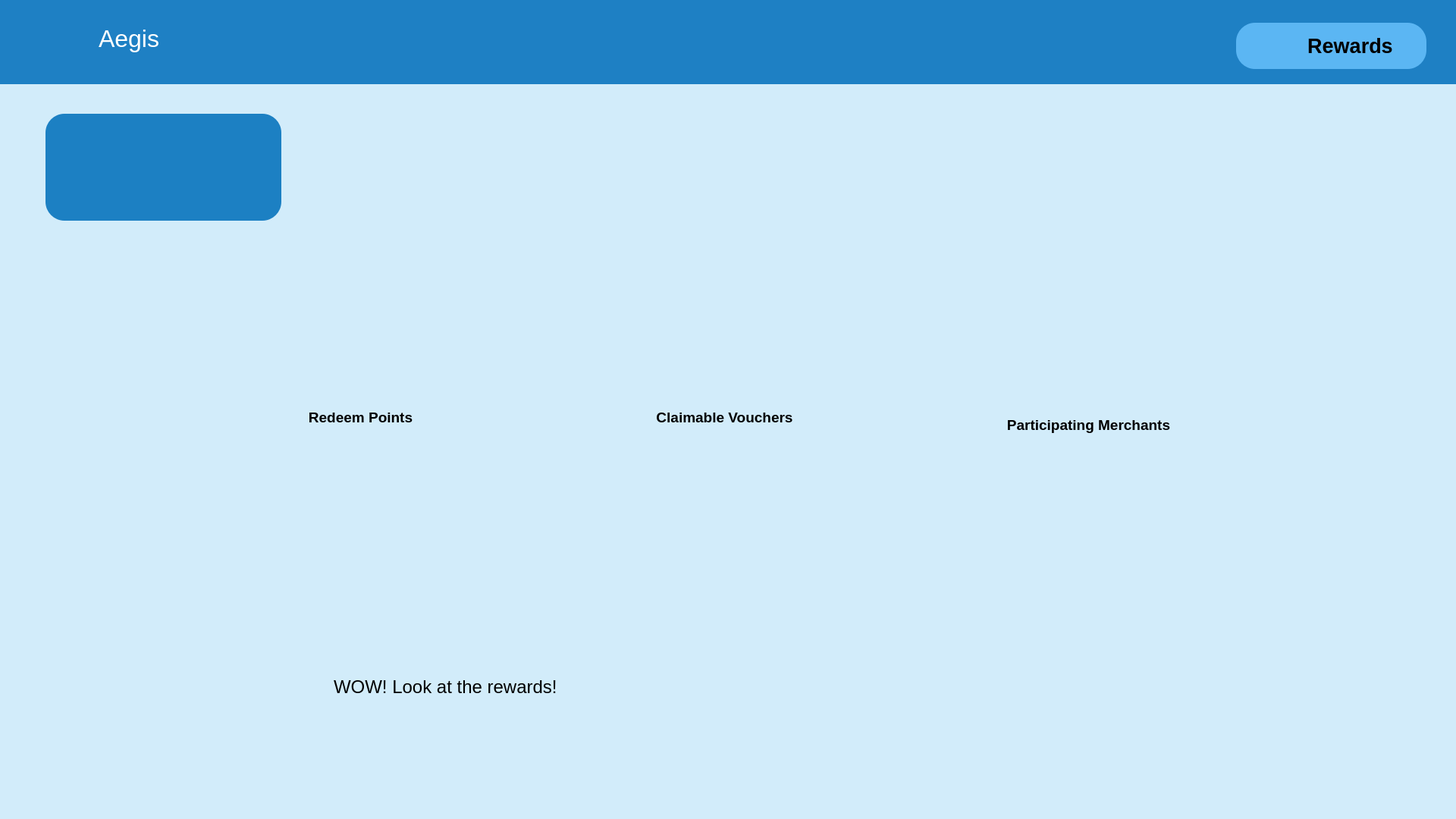
<?xml version="1.0" encoding="UTF-8"?>
<ui version="4.0">
 <class>RewardsPageWindow</class>
 <widget class="QMainWindow" name="RewardsPageWindow">
  <property name="geometry">
   <rect>
    <x>0</x>
    <y>0</y>
    <width>1920</width>
    <height>1080</height>
   </rect>
  </property>
  <property name="contextMenuPolicy">
   <enum>Qt::NoContextMenu</enum>
  </property>
  <property name="windowTitle">
   <string>RoutineSelectWindow</string>
  </property>
  <property name="layoutDirection">
   <enum>Qt::LeftToRight</enum>
  </property>
  <property name="autoFillBackground">
   <bool>false</bool>
  </property>
  <property name="styleSheet">
   <string notr="true">background-color: #D2ECFA;border: none</string>
  </property>
  <property name="toolButtonStyle">
   <enum>Qt::ToolButtonTextUnderIcon</enum>
  </property>
  <widget class="QWidget" name="centralWidget">
   <widget class="QToolButton" name="btnParticipating">
    <property name="geometry">
     <rect>
      <x>1290</x>
      <y>410</y>
      <width>291</width>
      <height>301</height>
     </rect>
    </property>
    <property name="font">
     <font>
      <pointsize>14</pointsize>
      <weight>75</weight>
      <bold>true</bold>
     </font>
    </property>
    <property name="focusPolicy">
     <enum>Qt::NoFocus</enum>
    </property>
    <property name="styleSheet">
     <string notr="true">background-color: #D2ECFA;border: none</string>
    </property>
    <property name="text">
     <string notr="true">Participating Merchants</string>
    </property>
    <property name="icon">
     <iconset>
      <normaloff>rewards__004_lookout.png</normaloff>rewards__004_lookout.png</iconset>
    </property>
    <property name="iconSize">
     <size>
      <width>300</width>
      <height>330</height>
     </size>
    </property>
    <property name="toolButtonStyle">
     <enum>Qt::ToolButtonTextUnderIcon</enum>
    </property>
   </widget>
   <widget class="QLabel" name="SpeechBubble">
    <property name="geometry">
     <rect>
      <x>300</x>
      <y>830</y>
      <width>601</width>
      <height>151</height>
     </rect>
    </property>
    <property name="text">
     <string/>
    </property>
    <property name="pixmap">
     <pixmap>Path 1.png</pixmap>
    </property>
    <property name="scaledContents">
     <bool>true</bool>
    </property>
    <property name="wordWrap">
     <bool>false</bool>
    </property>
   </widget>
   <widget class="QToolButton" name="btnVoucher">
    <property name="geometry">
     <rect>
      <x>810</x>
      <y>390</y>
      <width>291</width>
      <height>321</height>
     </rect>
    </property>
    <property name="font">
     <font>
      <pointsize>14</pointsize>
      <weight>75</weight>
      <bold>true</bold>
     </font>
    </property>
    <property name="focusPolicy">
     <enum>Qt::NoFocus</enum>
    </property>
    <property name="contextMenuPolicy">
     <enum>Qt::NoContextMenu</enum>
    </property>
    <property name="styleSheet">
     <string notr="true">background-color: #D2ECFA;border: none</string>
    </property>
    <property name="text">
     <string notr="true">Claimable Vouchers</string>
    </property>
    <property name="icon">
     <iconset>
      <normaloff>rewards__003_vouchers.png</normaloff>rewards__003_vouchers.png</iconset>
    </property>
    <property name="iconSize">
     <size>
      <width>300</width>
      <height>240</height>
     </size>
    </property>
    <property name="popupMode">
     <enum>QToolButton::InstantPopup</enum>
    </property>
    <property name="toolButtonStyle">
     <enum>Qt::ToolButtonTextUnderIcon</enum>
    </property>
   </widget>
   <widget class="QToolButton" name="btnStrength">
    <property name="geometry">
     <rect>
      <x>330</x>
      <y>390</y>
      <width>291</width>
      <height>321</height>
     </rect>
    </property>
    <property name="font">
     <font>
      <pointsize>14</pointsize>
      <weight>75</weight>
      <bold>true</bold>
     </font>
    </property>
    <property name="focusPolicy">
     <enum>Qt::NoFocus</enum>
    </property>
    <property name="styleSheet">
     <string notr="true">background-color: #D2ECFA;border: none</string>
    </property>
    <property name="text">
     <string notr="true">Redeem Points</string>
    </property>
    <property name="icon">
     <iconset>
      <normaloff>rewards__002_redeem.png</normaloff>rewards__002_redeem.png</iconset>
    </property>
    <property name="iconSize">
     <size>
      <width>300</width>
      <height>300</height>
     </size>
    </property>
    <property name="popupMode">
     <enum>QToolButton::DelayedPopup</enum>
    </property>
    <property name="toolButtonStyle">
     <enum>Qt::ToolButtonTextUnderIcon</enum>
    </property>
   </widget>
   <widget class="QPushButton" name="BackButton_Button">
    <property name="geometry">
     <rect>
      <x>60</x>
      <y>150</y>
      <width>311</width>
      <height>141</height>
     </rect>
    </property>
    <property name="styleSheet">
     <string notr="true">background: #1C80C3; border-radius:25px;</string>
    </property>
    <property name="text">
     <string/>
    </property>
    <property name="icon">
     <iconset>
      <normaloff>Home - Copy.png</normaloff>Home - Copy.png</iconset>
    </property>
    <property name="iconSize">
     <size>
      <width>100</width>
      <height>100</height>
     </size>
    </property>
   </widget>
   <widget class="QLabel" name="label_3">
    <property name="geometry">
     <rect>
      <x>440</x>
      <y>870</y>
      <width>421</width>
      <height>71</height>
     </rect>
    </property>
    <property name="font">
     <font>
      <pointsize>18</pointsize>
     </font>
    </property>
    <property name="styleSheet">
     <string notr="true">background-color: transparent</string>
    </property>
    <property name="text">
     <string>WOW! Look at the rewards!</string>
    </property>
   </widget>
   <widget class="QFrame" name="frame_2">
    <property name="geometry">
     <rect>
      <x>0</x>
      <y>0</y>
      <width>1921</width>
      <height>111</height>
     </rect>
    </property>
    <property name="styleSheet">
     <string notr="true">background-color: #1E80C4</string>
    </property>
    <property name="frameShape">
     <enum>QFrame::StyledPanel</enum>
    </property>
    <property name="frameShadow">
     <enum>QFrame::Raised</enum>
    </property>
    <widget class="QLabel" name="Aegis_2">
     <property name="geometry">
      <rect>
       <x>130</x>
       <y>20</y>
       <width>151</width>
       <height>61</height>
      </rect>
     </property>
     <property name="font">
      <font>
       <pointsize>24</pointsize>
      </font>
     </property>
     <property name="focusPolicy">
      <enum>Qt::NoFocus</enum>
     </property>
     <property name="styleSheet">
      <string notr="true">color: #ffffff</string>
     </property>
     <property name="text">
      <string>Aegis</string>
     </property>
    </widget>
    <widget class="QLabel" name="RewardsPageLabel_Icon_2">
     <property name="geometry">
      <rect>
       <x>1646</x>
       <y>37</y>
       <width>61</width>
       <height>41</height>
      </rect>
     </property>
     <property name="styleSheet">
      <string notr="true">background:transparent</string>
     </property>
     <property name="text">
      <string/>
     </property>
     <property name="pixmap">
      <pixmap>Rewards.png</pixmap>
     </property>
     <property name="scaledContents">
      <bool>true</bool>
     </property>
    </widget>
    <widget class="QLabel" name="RewardsPageLabel_BG_2">
     <property name="geometry">
      <rect>
       <x>1630</x>
       <y>30</y>
       <width>251</width>
       <height>61</height>
      </rect>
     </property>
     <property name="sizePolicy">
      <sizepolicy hsizetype="Minimum" vsizetype="Fixed">
       <horstretch>0</horstretch>
       <verstretch>0</verstretch>
      </sizepolicy>
     </property>
     <property name="palette">
      <palette>
       <active>
        <colorrole role="Button">
         <brush brushstyle="SolidPattern">
          <color alpha="255">
           <red>91</red>
           <green>182</green>
           <blue>243</blue>
          </color>
         </brush>
        </colorrole>
        <colorrole role="Base">
         <brush brushstyle="SolidPattern">
          <color alpha="255">
           <red>91</red>
           <green>182</green>
           <blue>243</blue>
          </color>
         </brush>
        </colorrole>
        <colorrole role="Window">
         <brush brushstyle="SolidPattern">
          <color alpha="255">
           <red>91</red>
           <green>182</green>
           <blue>243</blue>
          </color>
         </brush>
        </colorrole>
       </active>
       <inactive>
        <colorrole role="Button">
         <brush brushstyle="SolidPattern">
          <color alpha="255">
           <red>91</red>
           <green>182</green>
           <blue>243</blue>
          </color>
         </brush>
        </colorrole>
        <colorrole role="Base">
         <brush brushstyle="SolidPattern">
          <color alpha="255">
           <red>91</red>
           <green>182</green>
           <blue>243</blue>
          </color>
         </brush>
        </colorrole>
        <colorrole role="Window">
         <brush brushstyle="SolidPattern">
          <color alpha="255">
           <red>91</red>
           <green>182</green>
           <blue>243</blue>
          </color>
         </brush>
        </colorrole>
       </inactive>
       <disabled>
        <colorrole role="Button">
         <brush brushstyle="SolidPattern">
          <color alpha="255">
           <red>91</red>
           <green>182</green>
           <blue>243</blue>
          </color>
         </brush>
        </colorrole>
        <colorrole role="Base">
         <brush brushstyle="SolidPattern">
          <color alpha="255">
           <red>91</red>
           <green>182</green>
           <blue>243</blue>
          </color>
         </brush>
        </colorrole>
        <colorrole role="Window">
         <brush brushstyle="SolidPattern">
          <color alpha="255">
           <red>91</red>
           <green>182</green>
           <blue>243</blue>
          </color>
         </brush>
        </colorrole>
       </disabled>
      </palette>
     </property>
     <property name="font">
      <font>
       <pointsize>20</pointsize>
      </font>
     </property>
     <property name="layoutDirection">
      <enum>Qt::LeftToRight</enum>
     </property>
     <property name="autoFillBackground">
      <bool>false</bool>
     </property>
     <property name="styleSheet">
      <string notr="true">background-color: #5BB6F3; border-radius: 25px;</string>
     </property>
     <property name="text">
      <string/>
     </property>
     <property name="alignment">
      <set>Qt::AlignCenter</set>
     </property>
    </widget>
    <widget class="QLabel" name="RewardsPageLabel_Words_2">
     <property name="geometry">
      <rect>
       <x>1660</x>
       <y>40</y>
       <width>241</width>
       <height>40</height>
      </rect>
     </property>
     <property name="sizePolicy">
      <sizepolicy hsizetype="Minimum" vsizetype="Fixed">
       <horstretch>0</horstretch>
       <verstretch>0</verstretch>
      </sizepolicy>
     </property>
     <property name="palette">
      <palette>
       <active>
        <colorrole role="Button">
         <brush brushstyle="SolidPattern">
          <color alpha="0">
           <red>0</red>
           <green>0</green>
           <blue>0</blue>
          </color>
         </brush>
        </colorrole>
        <colorrole role="Base">
         <brush brushstyle="SolidPattern">
          <color alpha="0">
           <red>0</red>
           <green>0</green>
           <blue>0</blue>
          </color>
         </brush>
        </colorrole>
        <colorrole role="Window">
         <brush brushstyle="SolidPattern">
          <color alpha="0">
           <red>0</red>
           <green>0</green>
           <blue>0</blue>
          </color>
         </brush>
        </colorrole>
       </active>
       <inactive>
        <colorrole role="Button">
         <brush brushstyle="SolidPattern">
          <color alpha="0">
           <red>0</red>
           <green>0</green>
           <blue>0</blue>
          </color>
         </brush>
        </colorrole>
        <colorrole role="Base">
         <brush brushstyle="SolidPattern">
          <color alpha="0">
           <red>0</red>
           <green>0</green>
           <blue>0</blue>
          </color>
         </brush>
        </colorrole>
        <colorrole role="Window">
         <brush brushstyle="SolidPattern">
          <color alpha="0">
           <red>0</red>
           <green>0</green>
           <blue>0</blue>
          </color>
         </brush>
        </colorrole>
       </inactive>
       <disabled>
        <colorrole role="Button">
         <brush brushstyle="SolidPattern">
          <color alpha="0">
           <red>0</red>
           <green>0</green>
           <blue>0</blue>
          </color>
         </brush>
        </colorrole>
        <colorrole role="Base">
         <brush brushstyle="SolidPattern">
          <color alpha="0">
           <red>0</red>
           <green>0</green>
           <blue>0</blue>
          </color>
         </brush>
        </colorrole>
        <colorrole role="Window">
         <brush brushstyle="SolidPattern">
          <color alpha="0">
           <red>0</red>
           <green>0</green>
           <blue>0</blue>
          </color>
         </brush>
        </colorrole>
       </disabled>
      </palette>
     </property>
     <property name="font">
      <font>
       <pointsize>20</pointsize>
       <weight>75</weight>
       <bold>true</bold>
      </font>
     </property>
     <property name="layoutDirection">
      <enum>Qt::LeftToRight</enum>
     </property>
     <property name="autoFillBackground">
      <bool>false</bool>
     </property>
     <property name="styleSheet">
      <string notr="true">background:transparent</string>
     </property>
     <property name="text">
      <string>Rewards</string>
     </property>
     <property name="alignment">
      <set>Qt::AlignCenter</set>
     </property>
    </widget>
    <widget class="QLabel" name="label_2">
     <property name="geometry">
      <rect>
       <x>40</x>
       <y>10</y>
       <width>71</width>
       <height>81</height>
      </rect>
     </property>
     <property name="text">
      <string/>
     </property>
     <property name="pixmap">
      <pixmap>project_aegis_launcher.png</pixmap>
     </property>
     <property name="scaledContents">
      <bool>true</bool>
     </property>
    </widget>
    <zorder>RewardsPageLabel_BG_2</zorder>
    <zorder>RewardsPageLabel_Words_2</zorder>
    <zorder>Aegis_2</zorder>
    <zorder>RewardsPageLabel_Icon_2</zorder>
    <zorder>label_2</zorder>
   </widget>
   <widget class="QLabel" name="Mascot">
    <property name="geometry">
     <rect>
      <x>0</x>
      <y>740</y>
      <width>331</width>
      <height>301</height>
     </rect>
    </property>
    <property name="text">
     <string/>
    </property>
    <property name="pixmap">
     <pixmap>mascot (5).png</pixmap>
    </property>
    <property name="scaledContents">
     <bool>true</bool>
    </property>
   </widget>
   <zorder>Mascot</zorder>
   <zorder>BackButton_Button</zorder>
   <zorder>btnParticipating</zorder>
   <zorder>SpeechBubble</zorder>
   <zorder>btnVoucher</zorder>
   <zorder>btnStrength</zorder>
   <zorder>label_3</zorder>
   <zorder>frame_2</zorder>
  </widget>
 </widget>
 <layoutdefault spacing="6" margin="11"/>
 <resources/>
 <connections/>
</ui>
